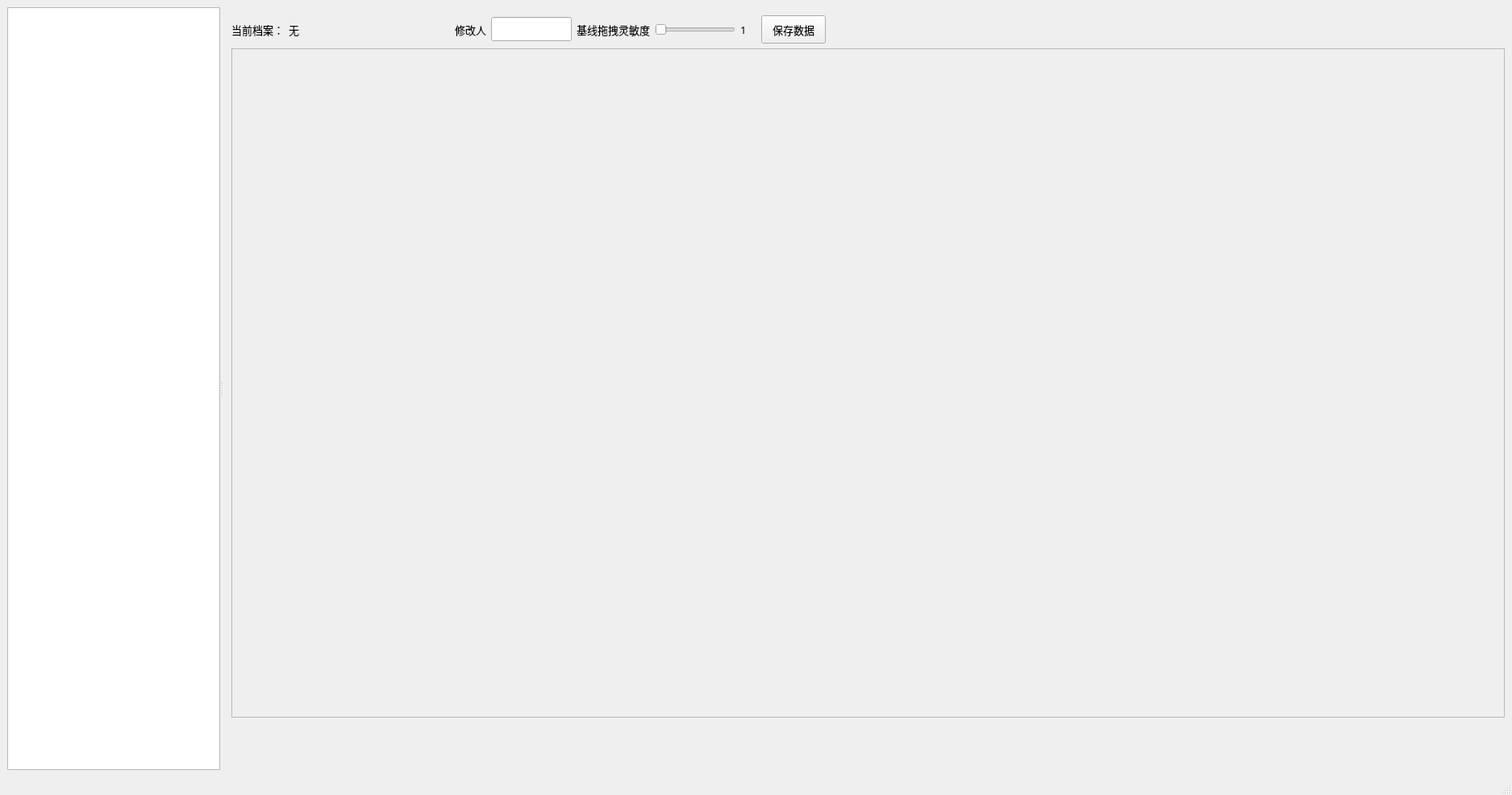
<?xml version="1.0" encoding="UTF-8"?>
<ui version="4.0">
 <class>MainWindow</class>
 <widget class="QMainWindow" name="MainWindow">
  <property name="geometry">
   <rect>
    <x>0</x>
    <y>0</y>
    <width>1875</width>
    <height>986</height>
   </rect>
  </property>
  <property name="sizePolicy">
   <sizepolicy hsizetype="Expanding" vsizetype="Expanding">
    <horstretch>0</horstretch>
    <verstretch>0</verstretch>
   </sizepolicy>
  </property>
  <property name="windowTitle">
   <string>CTGCorrectSystem</string>
  </property>
  <widget class="QWidget" name="centralwidget">
   <property name="sizePolicy">
    <sizepolicy hsizetype="Expanding" vsizetype="Expanding">
     <horstretch>0</horstretch>
     <verstretch>0</verstretch>
    </sizepolicy>
   </property>
   <layout class="QHBoxLayout" name="horizontalLayout">
    <item>
     <widget class="QSplitter" name="splitter">
      <property name="sizePolicy">
       <sizepolicy hsizetype="Expanding" vsizetype="Expanding">
        <horstretch>0</horstretch>
        <verstretch>0</verstretch>
       </sizepolicy>
      </property>
      <property name="orientation">
       <enum>Qt::Horizontal</enum>
      </property>
      <widget class="QListView" name="recordsListView">
       <property name="minimumSize">
        <size>
         <width>100</width>
         <height>0</height>
        </size>
       </property>
       <property name="maximumSize">
        <size>
         <width>400</width>
         <height>16777215</height>
        </size>
       </property>
       <property name="baseSize">
        <size>
         <width>100</width>
         <height>0</height>
        </size>
       </property>
      </widget>
      <widget class="QWidget" name="">
       <layout class="QVBoxLayout" name="verticalLayout">
        <property name="leftMargin">
         <number>10</number>
        </property>
        <property name="topMargin">
         <number>10</number>
        </property>
        <item>
         <layout class="QHBoxLayout" name="horizontalLayout_3">
          <item>
           <widget class="QLabel" name="label_4">
            <property name="font">
             <font>
              <family>等线</family>
              <pointsize>10</pointsize>
             </font>
            </property>
            <property name="text">
             <string>当前档案：</string>
            </property>
           </widget>
          </item>
          <item>
           <widget class="QLabel" name="currentRecordLabel">
            <property name="minimumSize">
             <size>
              <width>200</width>
              <height>0</height>
             </size>
            </property>
            <property name="font">
             <font>
              <family>等线</family>
              <pointsize>10</pointsize>
             </font>
            </property>
            <property name="text">
             <string>无</string>
            </property>
           </widget>
          </item>
          <item>
           <widget class="QLabel" name="label">
            <property name="minimumSize">
             <size>
              <width>0</width>
              <height>0</height>
             </size>
            </property>
            <property name="font">
             <font>
              <family>等线</family>
              <pointsize>10</pointsize>
             </font>
            </property>
            <property name="text">
             <string>修改人</string>
            </property>
            <property name="alignment">
             <set>Qt::AlignRight|Qt::AlignTrailing|Qt::AlignVCenter</set>
            </property>
           </widget>
          </item>
          <item>
           <widget class="QLineEdit" name="lineEdit">
            <property name="minimumSize">
             <size>
              <width>0</width>
              <height>30</height>
             </size>
            </property>
            <property name="maximumSize">
             <size>
              <width>100</width>
              <height>16777215</height>
             </size>
            </property>
           </widget>
          </item>
          <item>
           <widget class="QLabel" name="label_2">
            <property name="font">
             <font>
              <family>等线</family>
              <pointsize>10</pointsize>
             </font>
            </property>
            <property name="text">
             <string>基线拖拽灵敏度</string>
            </property>
           </widget>
          </item>
          <item>
           <widget class="QSlider" name="sensitivitySlider">
            <property name="maximumSize">
             <size>
              <width>100</width>
              <height>16777215</height>
             </size>
            </property>
            <property name="minimum">
             <number>1</number>
            </property>
            <property name="maximum">
             <number>30</number>
            </property>
            <property name="pageStep">
             <number>1</number>
            </property>
            <property name="orientation">
             <enum>Qt::Horizontal</enum>
            </property>
           </widget>
          </item>
          <item>
           <widget class="QLabel" name="sensitivityLabel">
            <property name="minimumSize">
             <size>
              <width>20</width>
              <height>0</height>
             </size>
            </property>
            <property name="font">
             <font>
              <family>等线</family>
              <pointsize>10</pointsize>
             </font>
            </property>
            <property name="text">
             <string>1</string>
            </property>
           </widget>
          </item>
          <item>
           <widget class="QPushButton" name="saveButton">
            <property name="minimumSize">
             <size>
              <width>0</width>
              <height>35</height>
             </size>
            </property>
            <property name="font">
             <font>
              <family>黑体</family>
              <pointsize>10</pointsize>
             </font>
            </property>
            <property name="text">
             <string>保存数据</string>
            </property>
           </widget>
          </item>
          <item>
           <spacer name="horizontalSpacer">
            <property name="orientation">
             <enum>Qt::Horizontal</enum>
            </property>
            <property name="sizeHint" stdset="0">
             <size>
              <width>40</width>
              <height>20</height>
             </size>
            </property>
           </spacer>
          </item>
         </layout>
        </item>
        <item>
         <widget class="QScrollArea" name="scrollArea">
          <property name="sizePolicy">
           <sizepolicy hsizetype="Expanding" vsizetype="Preferred">
            <horstretch>0</horstretch>
            <verstretch>0</verstretch>
           </sizepolicy>
          </property>
          <property name="minimumSize">
           <size>
            <width>0</width>
            <height>830</height>
           </size>
          </property>
          <property name="font">
           <font>
            <family>等线</family>
           </font>
          </property>
          <property name="widgetResizable">
           <bool>true</bool>
          </property>
          <widget class="QWidget" name="scrollAreaWidgetContents">
           <property name="geometry">
            <rect>
             <x>0</x>
             <y>0</y>
             <width>1571</width>
             <height>828</height>
            </rect>
           </property>
          </widget>
         </widget>
        </item>
        <item>
         <spacer name="verticalSpacer">
          <property name="orientation">
           <enum>Qt::Vertical</enum>
          </property>
          <property name="sizeHint" stdset="0">
           <size>
            <width>1531</width>
            <height>18</height>
           </size>
          </property>
         </spacer>
        </item>
       </layout>
      </widget>
     </widget>
    </item>
   </layout>
  </widget>
  <widget class="QMenuBar" name="menubar">
   <property name="geometry">
    <rect>
     <x>0</x>
     <y>0</y>
     <width>1875</width>
     <height>26</height>
    </rect>
   </property>
  </widget>
  <widget class="QStatusBar" name="statusbar"/>
 </widget>
 <resources/>
 <connections/>
</ui>
